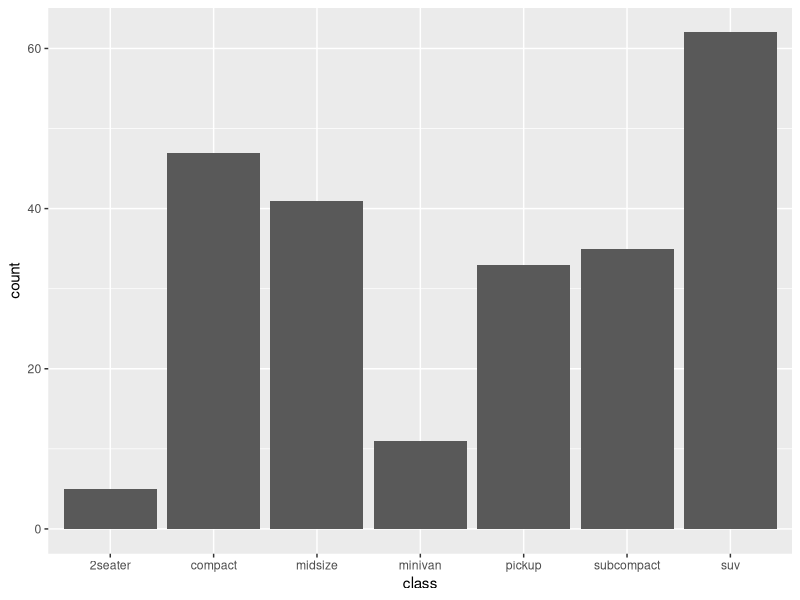
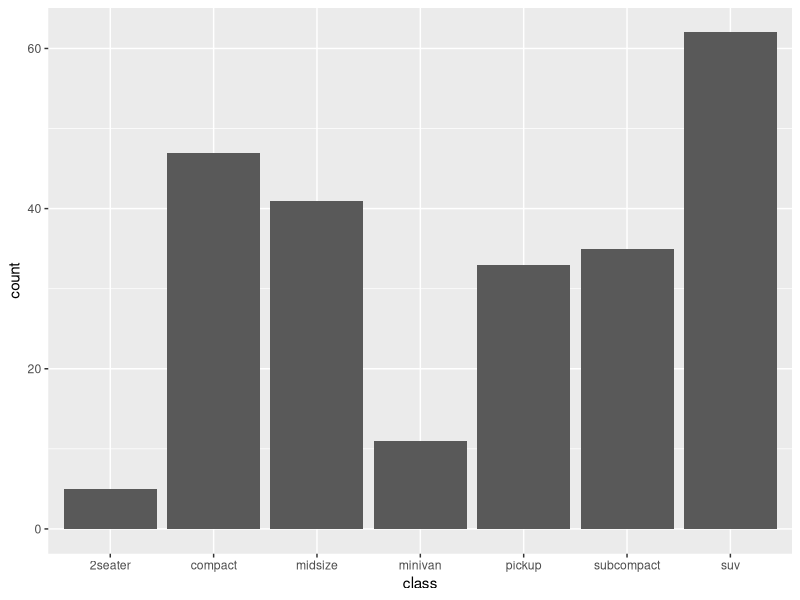
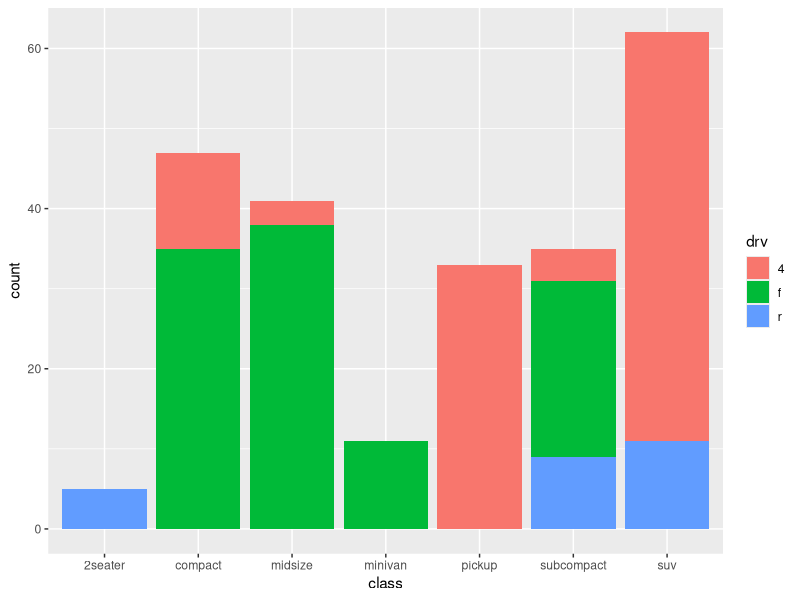
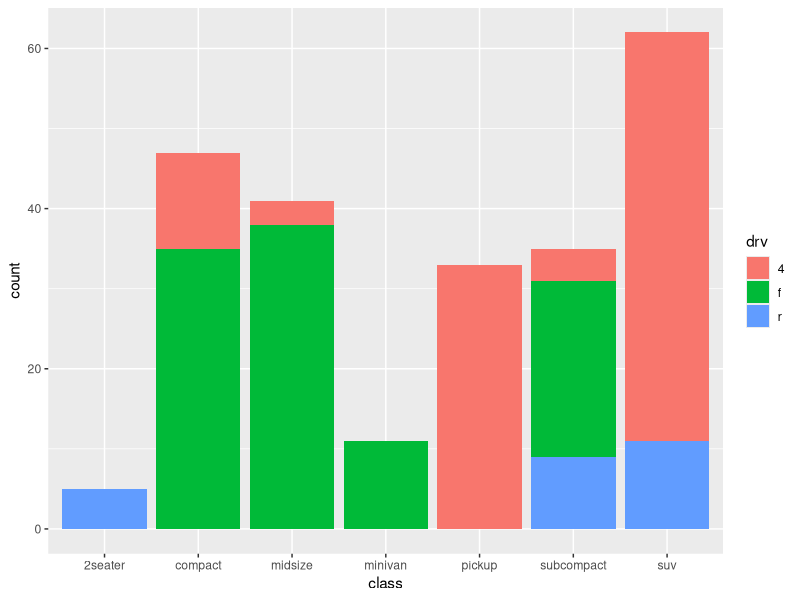
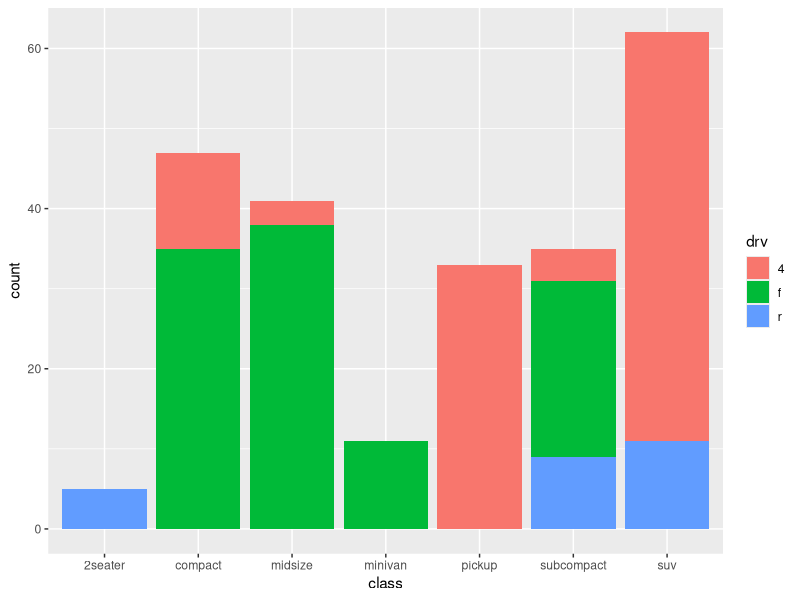
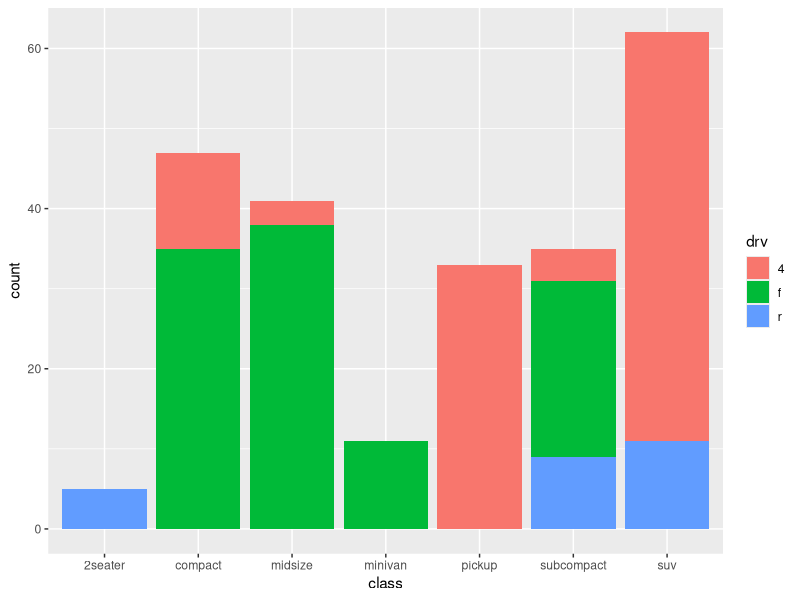
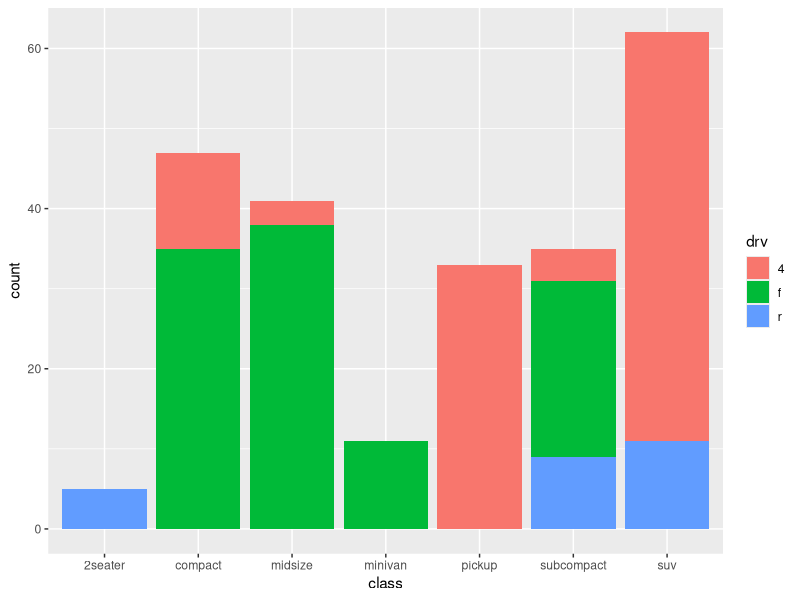
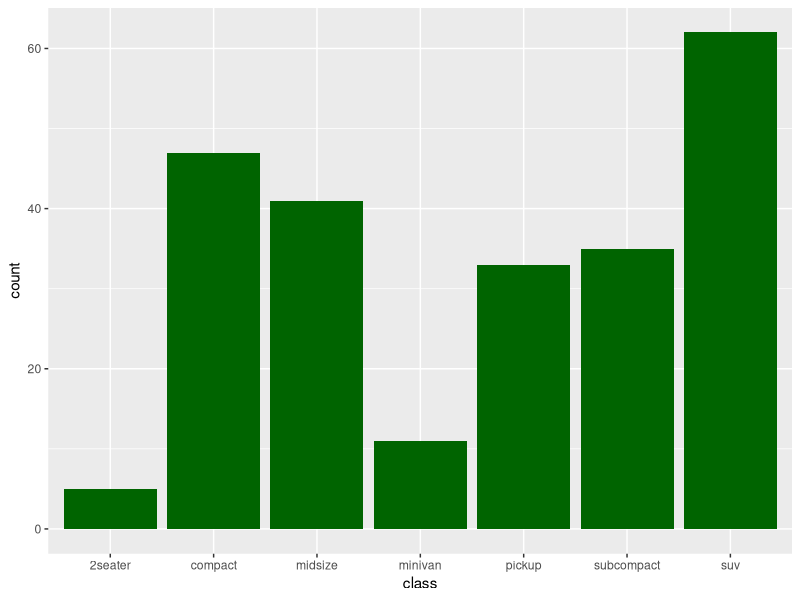

Write R code to recreate these figures, in order.
## ---- chunk 1
knitr::opts_chunk$set(echo = TRUE)
library(tidyverse)
## ---- chunk 2
View(mpg)
str(mpg)

## ---- chunk 3
# use ggplot() to map the data and a single aesthetic (variable = class)
plot.object <- ggplot(data=mpg) +
                geom_bar(aes(x=class))

print(plot.object)

## ---- chunk 4
ggplot(data=mpg) +
  geom_bar(aes(x=class))

## ---- chunk 5
ggplot(data=mpg, aes(fill = drv, x=class)) +
  geom_bar()

## ---- chunk 6
# call to ggplot() with aes() specified in main call
ggplot(data = mpg, aes(x = class, fill = drv)) +
geom_bar()

# call to ggplot() with aes() specified in geom
ggplot(data = mpg) +
geom_bar(aes(x = class, fill = drv))

# call to ggplot() with a mix of aes() mappings 
ggplot(data = mpg, aes(x = class)) +
geom_bar(aes(fill = drv))

# call to ggplot() with all mappings in the geom 
ggplot() +
geom_bar(data = mpg, aes(x = class, fill = drv))


## ---- chunk 7
# call to ggplot where one `fill` overrides another

ggplot(data = mpg, aes(x = class, fill = drv)) +
geom_bar(fill ='darkgreen')

## ---- chunk 8

ggplot(data = mpg, aes(x = class), fill= 'darkgreen') +
geom_bar(aes(fill = drv))
## ---- chunk 9

ggplot(data = mpg, aes(x = class, fill = drv)) +
geom_bar(aes(fill ='darkgreen'))

## ---- chunk 10
ggplot(mpg, aes(x=hwy))+
  geom_histogram()  

## ---- chunk 11
?geom_histogram
## ---- chunk 12
ggplot(mpg, aes(x=hwy))+
  geom_histogram(bins=20)  

## ---- chunk 13
ggplot(mpg, aes(x=hwy))+
  geom_histogram(binwidth=2)  
## ---- chunk 14
ggplot(mpg, aes(x=hwy))+
  geom_histogram(binwidth=2, color='blue',fill='lightgrey')  

## ---- chunk 15
ggplot(mpg, aes(x=hwy))+
  geom_histogram(binwidth=2, color='blue',fill='lightgrey') +
  theme(panel.background = element_rect(fill = "white"))

## ---- chunk 16
ggplot(mpg, aes(x=hwy))+
  geom_histogram(binwidth=2, color='blue',fill='lightgrey') +
  theme_bw()
## ---- chunk 17
hwy.plot <- ggplot(mpg, aes(x=hwy))+
          geom_histogram(binwidth=2, color='blue',fill='lightgrey') +
          theme_bw()+
          labs(x='Highway Fuel Economy, mi/gal', y='Number of models')
## ---- chunk 18
hwy.plot +
  scale_x_continuous(breaks=seq(24,46,by=4),limits=c(24,46))

## ---- chunk 19

ggsave("./figs/hwy.histogram.png",plot=hwy.plot, width = 4, height= 4)

## ---- chunk 20
ggplot(mpg, aes(x=hwy))+
          geom_density() +
          theme_bw()+
          labs(x='Highway Fuel Economy, mi/gal', y='Distribution')
## ---- chunk 21
ggplot(mpg, aes(x=hwy))+
          geom_density(alpha=0.5, fill='lightblue') +
          theme_bw()+
          labs(x='Highway Fuel Economy, mi/gal', y='Distribution')
## ---- chunk 22
ggplot(mpg, aes(x=hwy))+
          geom_density(alpha=0.5, fill='lightblue') +
          theme_bw()+
          labs(x='Highway Fuel Economy, mi/gal', y='Distribution')+
          scale_x_continuous(limits=c(10,46),breaks=seq(0,50,by=4))
## ---- chunk 23
ggplot(mpg, aes(x=hwy))+
          geom_density(alpha=0.5, fill='lightblue') +
          theme_bw()+
          labs(x='Highway Fuel Economy, mi/gal', y='Distribution')+
          scale_x_continuous(breaks=seq(0,50,by=4))+
          coord_cartesian(xlim=c(20,30))

## ---- chunk 24

ggplot(mpg, aes(x=hwy))+
          geom_density(alpha=0.5, fill='lightblue') +
          theme_bw()+
          labs(x='Highway Fuel Economy, mi/gal', y='Distribution')+
          scale_x_continuous(breaks=seq(0,50,by=4), limits=c(20,30))

## ---- chunk 25

ggplot(mpg, aes(x=hwy, fill=year))+
          geom_density(alpha=0.5) +
          theme_bw()+
          labs(x='Highway Fuel Economy, mi/gal', y='Distribution')+
          scale_x_continuous(breaks=seq(0,50,by=4))
## ---- chunk 26
mpg <- mpg %>%
        mutate(year = factor(year))

ggplot(mpg, aes(x=hwy, fill=year))+
          geom_density(alpha=0.5) +
          theme_bw()+
          labs(x='Highway Fuel Economy, mi/gal', y='Distribution')+
          scale_x_continuous(breaks=seq(0,50,by=4))

## ---- chunk 27
ggplot(mpg, aes(x=hwy, fill=class))+
          geom_density(alpha=0.5) +
          theme_bw()+
          labs(x='Highway Fuel Economy, mi/gal', y='Distribution')+
          scale_x_continuous(breaks=seq(0,50,by=4))


## ---- chunk 28

ggplot(mpg, aes(x=class, y=hwy, color=class))+
          geom_point() +
          theme_bw()+
          labs(y='Highway Fuel Economy, mi/gal', x='Vehicle Class')
        

## ---- chunk 29

ggplot(mpg, aes(x=class, y=hwy, color=class))+
          geom_point(position='jitter') +
          theme_bw()+
          labs(y='Highway Fuel Economy, mi/gal', x='Vehicle Class')
        

## ---- chunk 30

ggplot(mpg, aes(x=class, y=hwy, color=class))+
          geom_jitter(width=0.3, height=0.3) +
          theme_bw()+
          labs(y='Highway Fuel Economy, mi/gal', x='Vehicle Class')
       

## ---- chunk 31

## ---- chunk 32

## ---- chunk 33



## ---- chunk 34


## ---- chunk 35



## ---- chunk 36



